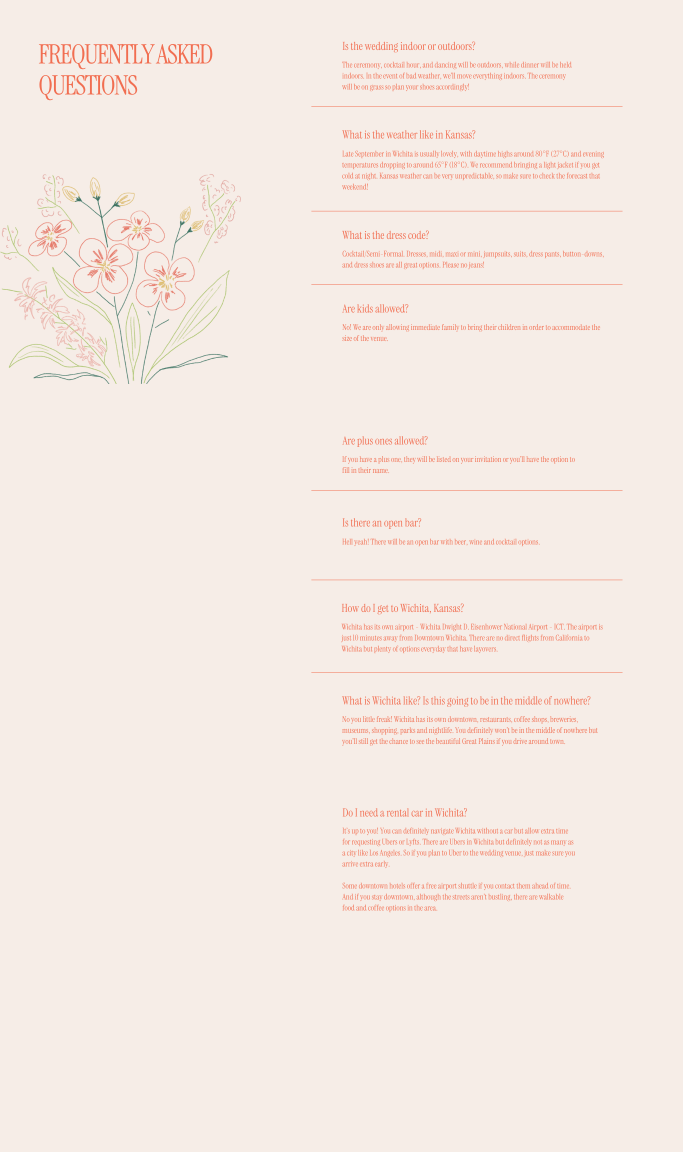
#> input picture projects/weddingv2/reference/round-3/faq.png, 1366 x 2304 px, found by its file name (shown at 1/2 size)
$ python round4.py ../apps/web/src/assets/art/airplane.webp
#> lines starting #> are read from the running program, lines starting #| are printed output that depends on the picture; pictures that were not available may be replaced by others from this repository, and a replacement may not be noted
### projects/weddingv2/tools/round3.py
"""Cut the art, lettering and photo out of Emma's third Canva export.

Every piece is cropped from reference/round-3, upscaled four times with
Real-ESRGAN, and then cleaned up the same way as before: illustrations with
color-to-alpha (see cutout.py and enhance.py), handwriting as coral ink only
(see lettering.py). The photo is saved as it is.

usage: python tools/round3.py [--skip-upscale]     (run from projects/weddingv2)
Needs numpy, scipy and pillow (use a venv), and the Real-ESRGAN binary in
scratch/upscale/realesrgan. It prints where each piece sits on its Canva panel.
"""

import os
import subprocess
import sys

import numpy as np
from PIL import Image
from scipy.ndimage import gaussian_filter

sys.path.insert(0, os.path.dirname(os.path.abspath(__file__)))
from cutout import color_to_alpha  # noqa: E402
from lettering import ink_alpha, line_bands, words_on  # noqa: E402

REF = "reference/round-3"
WORK = "scratch/upscale"
ART_OUT = "apps/web/src/assets/round-3"
PHOTO_OUT = "apps/web/src/assets/photos/emma-eric.jpg"
ESRGAN = "scratch/upscale/realesrgan/realesrgan-ncnn-vulkan"
SCALE = 4
PANEL = 768
PAPER = np.array([246, 237, 230])
CORAL = (241, 110, 80)

# name -> (file, panel index, crop x, y, w, h on that panel, longest side in px, trim)
ART = {
    "bouquet": ("home.png", 0, (650, 50, 680, 670), 1500, True),
    "lily": ("things.png", 0, (0, 255, 490, 513), 1320, False),
    "faq-flowers": ("faq.png", 0, (0, 330, 500, 438), 1500, False),
}

# name -> (file, panel index, crop x, y, w, h on that panel)
LETTERING = {
    "tagline": ("home.png", 0, (70, 530, 446, 82)),
    "letter": ("home.png", 1, (728, 140, 536, 500)),
    "day-friday": ("home.png", 2, (520, 184, 326, 62)),
    "day-saturday": ("home.png", 3, (504, 164, 358, 64)),
}

# The photo on the second home panel, as (x, y, w, h).
PHOTO = ("home.png", 1, (68, 150, 645, 468))


def crop_of(file: str, panel: int, box: tuple[int, int, int, int]) -> Image.Image:
    x, y, w, h = box
    top = panel * PANEL + y
    return Image.open(os.path.join(REF, file)).convert("RGB").crop((x, top, x + w, top + h))


def upscaled(name: str, crop: Image.Image, skip: bool) -> np.ndarray:
    source = os.path.join(WORK, f"r3-{name}-src.png")
    sharp = os.path.join(WORK, f"r3-{name}-x4.png")
    if not (skip and os.path.exists(sharp)):
        crop.save(source)
        subprocess.run(
            [ESRGAN, "-i", source, "-o", sharp, "-n", "realesrgan-x4plus", "-s", str(SCALE), "-m", os.path.join(os.path.dirname(ESRGAN), "models")],
            check=True,
            capture_output=True,
        )
    return np.asarray(Image.open(sharp).convert("RGB")).astype(float)


def soft_of(crop: Image.Image) -> np.ndarray:
    size = (crop.width * SCALE, crop.height * SCALE)
    return np.asarray(crop.resize(size, Image.Resampling.LANCZOS)).astype(float)


# [59 lines left out: functions letter_segments, fix_accommodation, not called in this run]


def report(name: str, path: str, image: Image.Image, panel_box: list[float]) -> None:
    print(f"{name}: {image.size[0]}x{image.size[1]}, {os.path.getsize(path) // 1024} KB, panel box {[round(v, 2) for v in panel_box]}")


# [49 lines left out: function main, not called in this run]


# [2 lines that do not run on import are left out]

### projects/weddingv2/tools/round4.py
"""Cut the new art and photos out of Emma's fourth Canva export.

Round four changed the FAQ illustration and added a photo to each thing to do.
The illustration is upscaled and cleaned like the others (see round3.py). The
photos are saved as they are: an upscaler would redraw faces and details.

usage: python tools/round4.py [--skip-upscale]     (run from projects/weddingv2)

Photos of places go to apps/web/src/assets/round-4/places and are committed.
Photos of Emma and Eric go to apps/web/src/assets/photos, which is not in git.
"""

import os
import sys

import numpy as np
from PIL import Image
from scipy.ndimage import gaussian_filter

sys.path.insert(0, os.path.dirname(os.path.abspath(__file__)))
import round3  # noqa: E402
from cutout import color_to_alpha  # noqa: E402

round3.REF = "reference/round-4"
ART_OUT = "apps/web/src/assets/round-4"
PLACES_OUT = "apps/web/src/assets/round-4/places"
PEOPLE_OUT = "apps/web/src/assets/photos"
SCALE = round3.SCALE

# The new FAQ illustration: (file, panel index, crop x, y, w, h on that panel).
FAQ_ART = ("faq.png", 0, (0, 330, 500, 438))

# name -> (panel index in things.png, crop x, y, w, h, output folder)
PHOTOS = {
    "dead-center-vintage": (1, (715, 215, 407, 408), PLACES_OUT),
    "chisholm-creek-park": (2, (709, 258, 432, 462), PLACES_OUT),
    "watermark-books": (3, (701, 259, 432, 461), PLACES_OUT),
    "cowtown": (4, (696, 274, 462, 365), PEOPLE_OUT),
}


def main() -> None:
    skip = "--skip-upscale" in sys.argv
    for folder in (ART_OUT, PLACES_OUT, PEOPLE_OUT, round3.WORK):
        os.makedirs(folder, exist_ok=True)

    file, panel, box = FAQ_ART
    crop = round3.crop_of(file, panel, box)
#> in crop_of, `return Image.open(os.path.join(REF, file)).convert("RGB").crop((x, top..`:
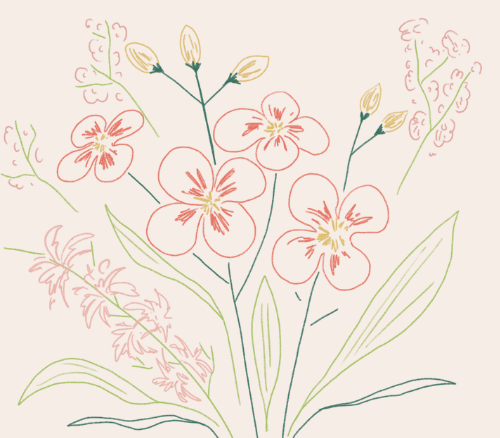
#> returned value: PIL image 500x438 RGB; mean R, G, B 241.5, 230.7, 222.1
    sharp = round3.upscaled("r4-faq-flowers", crop, skip)
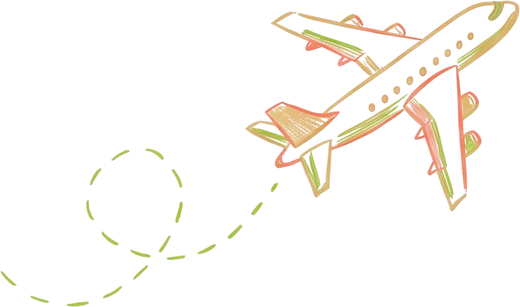
#> input picture projects/weddingv2/apps/web/src/assets/art/airplane.webp, 520 x 307 px, given in place of r3-r4-faq-flowers-x4.png, which was not available
#> in upscaled, `return np.asarray(Image.open(sharp).convert("RGB")).astype(float)`:
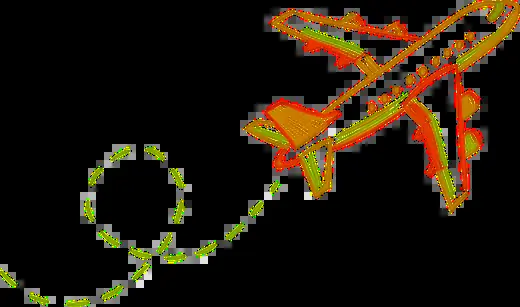
#> returned value: shape (307, 520, 3) float64; mean of channels 0, 1, 2 34.9, 24.7, 10.8; drawn as R, G, B
    soft = round3.soft_of(crop)
    blur = (10, 10, 0)
#> (the run stopped early here; a loop or call above may not have finished)
